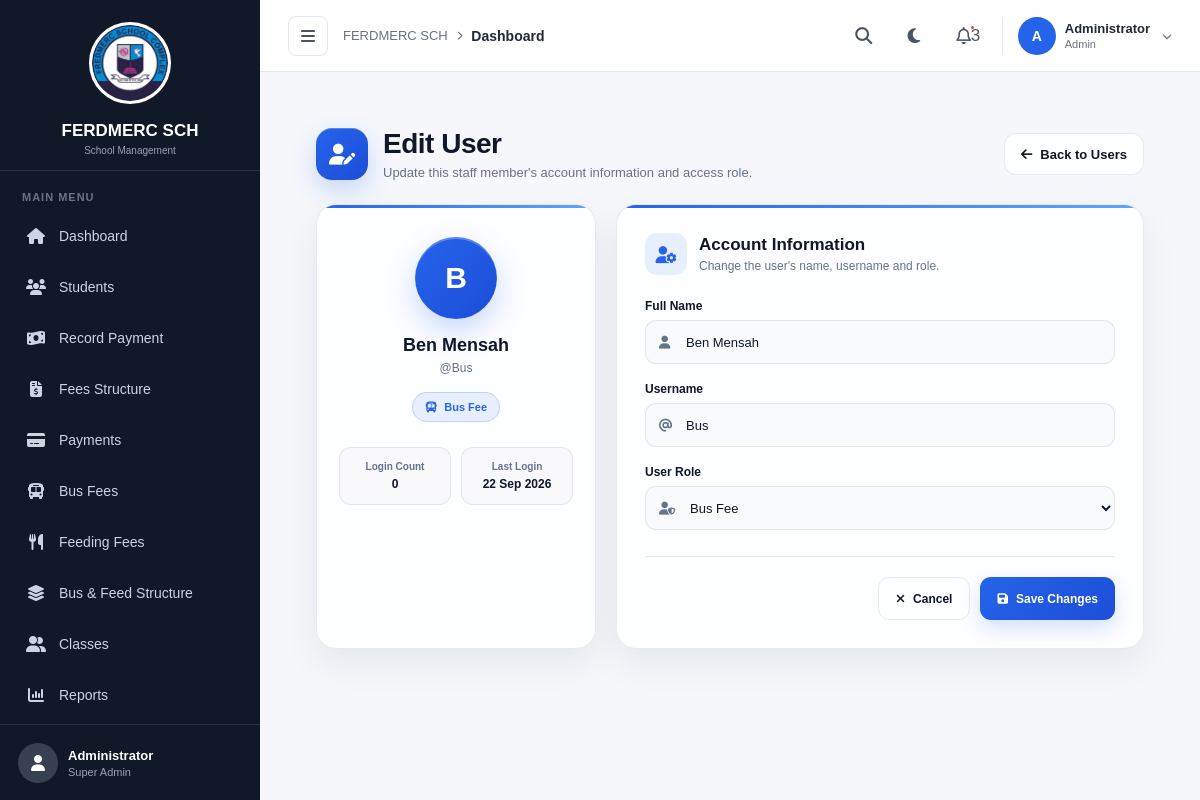
Screenshot of /users-management/2/edit/ (signed in) with the database file from the repository.
### fees/models.py (models this page shows, shortened)
class SchoolSettings(models.Model):
    school_name = models.CharField(
        max_length=200,
        default="School Name"
    )
    logo = models.ImageField(
        upload_to="school/",
        blank=True,
        null=True
    )
    address = models.TextField(
        blank=True,
        null=True
    )
    phone = models.CharField(
        max_length=50,
        blank=True,
        null=True
    )
    email = models.EmailField(
        blank=True,
        null=True
    )
    academic_year = models.CharField(
        max_length=20,
        default="2026/2027"
    )
    school_motto = models.CharField(
        max_length=255,
        blank=True,
        null=True
    )

class UserProfile(models.Model):
    ROLE_CHOICES = [
        ("administrator", "Administrator"),
        ("school_fees", "School Fees"),
        ("bus_fee", "Bus Fee"),
        ("feeding_fee", "Feeding Fee"),
    ]
    user = models.OneToOneField(
        "auth.User",
        on_delete=models.CASCADE,
        related_name="profile"
    )
    role = models.CharField(
        max_length=30,
        choices=ROLE_CHOICES
    )
    last_activity = models.DateTimeField(
        blank=True,
        null=True
    )
    last_logout = models.DateTimeField(
        blank=True,
        null=True
    )
    login_count = models.PositiveIntegerField(
        default=0
    )

### fees/views.py (the view, shortened to what this page needs)
@login_required
@role_required("administrator")
def edit_user(request, user_id):
    user = get_object_or_404(
        User,
        id=user_id
    )
    profile = get_object_or_404(
        UserProfile,
        user=user
    )
    return render(
        request,
        "fees/edit_user.html",
        {
            "user_account": user,
            "profile": profile,
        }
    )

### fees/context_processors.py (called while the page is built)
def school_settings(request):
    settings = SchoolSettings.objects.first()
    if not settings:
        settings = SchoolSettings.objects.create()
    return {
        "school_settings": settings
    }

### fees/views.py (called while the page is built, shortened)
def role_required(*allowed_roles):
    def decorator(view_func):
        @wraps(view_func)
        def wrapper(request, *args, **kwargs):
            if request.user.is_superuser:
                return view_func(
                    request,
                    *args,
                    **kwargs
                )
        return wrapper
    return decorator

### templates/fees/edit_user.html (shortened to what this page needs)
{% extends "fees/base.html" %}
{% load static %}
{% block content %}
<link rel="stylesheet" href="{% static 'css/edit_user.css' %}">
<div class="edit-user-page">
    <div class="edit-user-header">
        <div class="edit-user-header-left">
            <div class="edit-user-header-icon">
                <i class="fas fa-user-edit"></i>
            </div>
            <div>
                <h1>Edit User</h1>
                <p>
                    Update this staff member's account information and access role.
                </p>
            </div>
        </div>
        <a
            href="{% url 'users_management' %}"
            class="back-users-button"
        >
            <i class="fas fa-arrow-left"></i>
            Back to Users
        </a>
    </div>
    <div class="edit-user-layout">
        <div class="user-preview-card">
            <div class="preview-avatar">
                {% if user_account.first_name %}
                    {{ user_account.first_name|first|upper }}
                {% else %}
                    {{ user_account.username|first|upper }}
                {% endif %}
            </div>
            <h2>
                {% if user_account.first_name %}
                    {{ user_account.first_name }}
                    {{ user_account.last_name }}
                {% else %}
                    {{ user_account.username }}
                {% endif %}
            </h2>
            <span class="preview-username">
                @{{ user_account.username }}
            </span>
            <div class="preview-role">
                {% if profile.role == "school_fees" %}
                    <i class="fas fa-money-check-alt"></i>
                    School Fees
                {% elif profile.role == "bus_fee" %}
                    <i class="fas fa-bus"></i>
                    Bus Fee
                {% elif profile.role == "feeding_fee" %}
                    <i class="fas fa-utensils"></i>
                    Feeding Fee
                {% else %}
                    <i class="fas fa-user"></i>
                    {{ profile.get_role_display }}
                {% endif %}
            </div>
            <div class="preview-stats">
                <div class="preview-stat">
                    <span>Login Count</span>
                    <strong>
                        {{ profile.login_count|default:"0" }}
                    </strong>
                </div>
                <div class="preview-stat">
                    <span>Last Login</span>
                    <strong>
                        {% if user_account.last_login %}
                            {{ user_account.last_login|date:"d M Y" }}
                        {% else %}
                            Never
                        {% endif %}
                    </strong>
                </div>
            </div>
        </div>
        <div class="edit-user-card">
            <div class="card-title">
                <div class="card-title-icon">
                    <i class="fas fa-user-cog"></i>
                </div>
                <div>
                    <h2>
                        Account Information
                    </h2>
                    <p>
                        Change the user's name, username and role.
                    </p>
                </div>
            </div>
            <form
                method="POST"
                class="edit-user-form"
            >
                <div class="form-group">
                    <label for="full_name">
                        Full Name
                    </label>
                    <div class="input-wrapper">
                        <input
                            type="text"
                            id="full_name"
                            name="full_name"
                            value="{{ user_account.first_name }}{% if user_account.last_name %} {{ user_account.last_name }}{% endif %}"
                            placeholder="Enter full name"
                            required
                        >
                    </div>
                </div>
                <div class="form-group">
                    <label for="username">
                        Username
                    </label>
                    <div class="input-wrapper">
                        <input
                            type="text"
                            id="username"
                            name="username"
                            value="{{ user_account.username }}"
                            placeholder="Enter username"
                            required
                        >
                    </div>
                </div>
                <div class="form-group">
                    <label for="role">
                        User Role
                    </label>
                    <div class="input-wrapper">
                        <select
                            id="role"
                            name="role"
                            required
                        >
                            <option
                                value="bus_fee"
                                {% if profile.role == "bus_fee" %}selected{% endif %}
                            >
                                Bus Fee
                            </option>
                        </select>
                    </div>
                </div>
                <div class="form-actions">
                    <a
                        href="{% url 'users_management' %}"
                        class="cancel-button"
                    >
                        <i class="fas fa-times"></i>
                        Cancel
                    </a>
                    <button
                        type="submit"
                        class="save-user-button"
                    >
                        <i class="fas fa-save"></i>
                        Save Changes
                    </button>
                </div>
            </form>
        </div>
    </div>
</div>
{% endblock %}

### templates/fees/base.html (shortened to what this page needs)
{% load static %}
<!DOCTYPE html>
<html lang="en">
<head>
    <link
        rel="stylesheet"
        href="https://cdnjs.cloudflare.com/ajax/libs/font-awesome/6.5.2/css/all.min.css"
    >
    <link
        rel="stylesheet"
        href="{% static 'css/base.css' %}"
    >
</head>
<body>
<aside class="sidebar" id="sidebar">
    <div class="sidebar-logo">
        {% if school_settings.logo %}
            <div class="school-logo-image">
                <img
                    src="{{ school_settings.logo.url }}"
                    alt="{{ school_settings.school_name }}"
                >
            </div>
        {% else %}
            <div class="logo-icon">
                <i class="fa-solid fa-graduation-cap"></i>
            </div>
        {% endif %}
        <div class="logo-text">
            <h2>
                {{ school_settings.school_name|default:"Smart Fee" }}
            </h2>
            <span>
                School Management
            </span>
        </div>
    </div>
    <nav class="sidebar-nav">
        {% if request.user.is_superuser or request.user.profile.role == "administrator" %}
            <p class="menu-label">
                MAIN MENU
            </p>
            <a
                href="{% url 'home' %}"
                class="nav-item"
            >
                <i class="fas fa-home"></i>
                <span>
                    Dashboard
                </span>
            </a>
            <a
                href="{% url 'students' %}"
                class="nav-item"
            >
                <i class="fas fa-users"></i>
                <span>
                    Students
                </span>
            </a>
            <a
                href="{% url 'record_payment' %}"
                class="nav-item"
            >
                <i class="fas fa-money-bill-wave"></i>
                <span>
                    Record Payment
                </span>
            </a>
            <a
                href="{% url 'fees_structure' %}"
                class="nav-item"
            >
                <i class="fas fa-file-invoice-dollar"></i>
                <span>
                    Fees Structure
                </span>
            </a>
            <a
                href="{% url 'payments' %}"
                class="nav-item"
            >
                <i class="fas fa-credit-card"></i>
                <span>
                    Payments
                </span>
            </a>
            <a
                href="{% url 'bus_fees' %}"
                class="nav-item"
            >
                <i class="fas fa-bus"></i>
                <span>
                    Bus Fees
                </span>
            </a>
            <a
                href="{% url 'feeding_fees' %}"
                class="nav-item"
            >
                <i class="fas fa-utensils"></i>
                <span>
                    Feeding Fees
                </span>
            </a>
            <a
                href="{% url 'bus_fee_structure' %}"
                class="nav-item"
            >
                <i class="fas fa-layer-group"></i>
                <span>
                    Bus & Feed Structure
                </span>
            </a>
            <a
                href="{% url 'classes' %}"
                class="nav-item"
            >
                <i class="fas fa-user-group"></i>
                <span>
                    Classes
                </span>
            </a>
            <a
                href="{% url 'reports' %}"
                class="nav-item"
            >
                <i class="fas fa-chart-column"></i>
                <span>
                    Reports
                </span>
            </a>
        {% endif %}
    </nav>
    <div class="sidebar-footer">
        <div class="user-avatar">
            <i class="fa-solid fa-user"></i>
        </div>
        <div class="sidebar-user">
            {% if request.user.is_superuser %}
                <strong>
                    Administrator
                </strong>
                <span>
                    Super Admin
                </span>
            {% endif %}
        </div>
    </div>
</aside>
<div
    class="main-wrapper"
    id="mainWrapper"
>
    <header class="topbar">
        <div class="topbar-left">
            <button
                type="button"
                class="sidebar-toggle"
                id="sidebarToggle"
                onclick="toggleSidebar()"
            >
                <i class="fa-solid fa-bars"></i>
            </button>
            <div class="breadcrumb-area">
                <span class="breadcrumb-main">
                    {{ school_settings.school_name|default:"Smart Fee" }}
                </span>
                <i class="fa-solid fa-chevron-right"></i>
                <span class="breadcrumb-current">
                    {% block breadcrumb %}
                        Dashboard
                    {% endblock %}
                </span>
            </div>
        </div>
        <div class="topbar-right">
            <button
                type="button"
                class="topbar-icon"
                title="Search"
            >
                <i class="fa-solid fa-magnifying-glass"></i>
            </button>
            <button
                type="button"
                class="theme-toggle"
                id="themeToggle"
                onclick="toggleTheme()"
                title="Toggle Light/Dark Mode"
            >
                <i
                    class="fa-solid fa-moon"
                    id="themeIcon"
                ></i>
            </button>
            <button
                type="button"
                class="topbar-icon notification-btn"
                title="Notifications"
            >
                <i class="fa-regular fa-bell"></i>
                <span class="notification-dot">
                    3
                </span>
            </button>
            <div class="topbar-user">
                <div class="topbar-avatar">
                    {% if request.user.is_superuser %}
                        A
                    {% else %}
                        {{ request.user.username|first|upper }}
                    {% endif %}
                </div>
                <div class="topbar-user-info">
                    {% if request.user.is_superuser %}
                        <strong>
                            Administrator
                        </strong>
                        <span>
                            Admin
                        </span>
                    {% endif %}
                </div>
                <i
                    class="fa-solid fa-chevron-down user-arrow"
                ></i>
            </div>
        </div>
    </header>
    <main class="page-content">
        {% block content %}
        {% endblock %}
    </main>
</div>
</body>
</html>

### rows the page displays
SchoolSettings: logo (picture), school_name "FERDMERC SCH"
UserProfile: login_count "0", role "Bus Fee"

### other values shown
{{ user_account.first_name|first|upper }} "B"
{{ user_account.first_name }} "Ben"
{{ user_account.last_name }} "Mensah"
{{ user_account.username }} "Bus"
{{ user_account.last_login|date:"d M Y" }} "22 Sep 2026"
